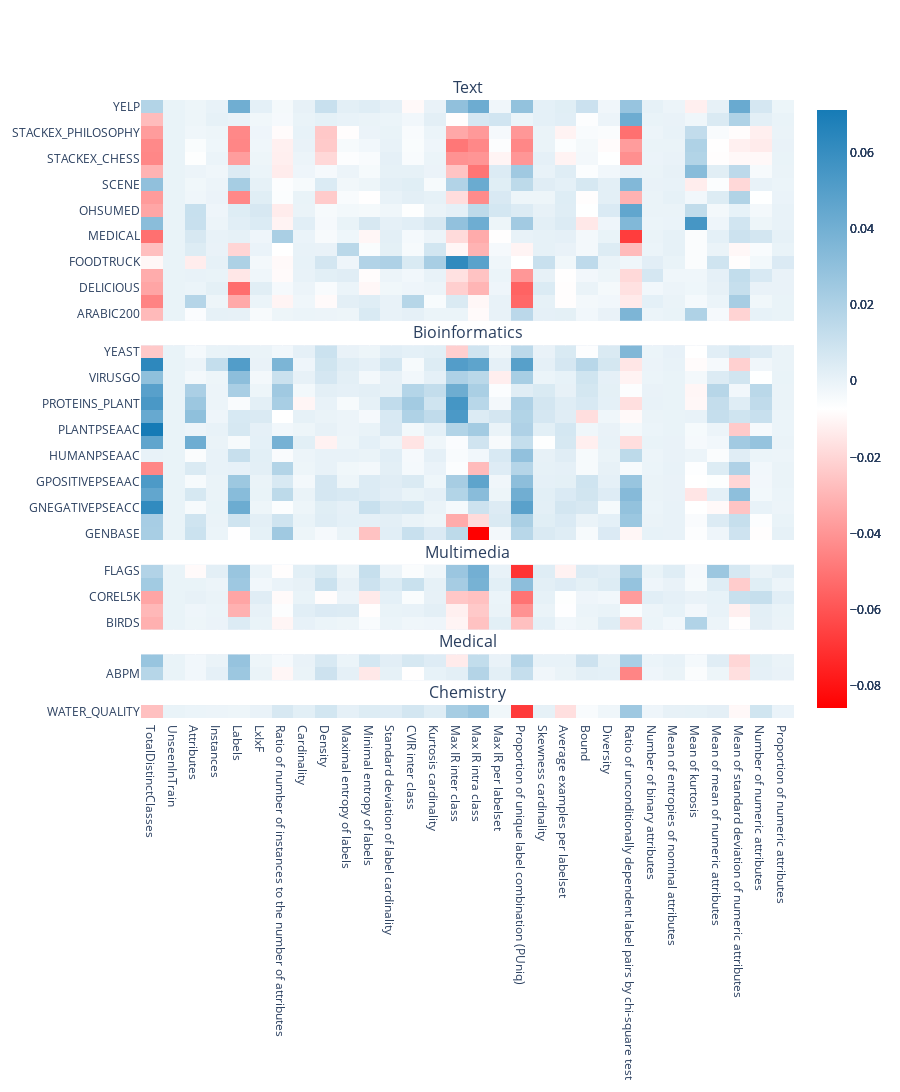

Notebook source saved alongside this figure:
### Code cell
import numpy as np
import pandas as pd
from plotly.subplots import make_subplots
import plotly.graph_objects as go

feature_names = pd.read_csv('../processed_data/metafeatures.csv', index_col=0).columns
dataset_names = pd.read_csv('../processed_data/HAMMING LOSS example based/regression/performance.csv', index_col=0).index
domains = {
    "Text": ["ARABIC200", "BIBTEX", "ENRON", "FOODTRUCK", "LANGLOG", "MEDICAL", "NG20", "OHSUMED", "REUTERSK500", "SCENE", "STACKEX_CHESS", "STACKEX_CS", "STACKEX_PHILOSOPHY", "TMC2007_500", "YELP", "DELICIOUS", "SLASHDOT"],
    "Bioinformatics": ["GENBASE", "GNEGATIVEGO", "GNEGATIVEPSEACC", "GPOSITIVEGO", "GPOSITIVEPSEAAC", "HUMANGO", "HUMANPSEAAC", "PLANTGO", "PLANTPSEAAC", "PROTEINS_HUMAN", "PROTEINS_PLANT", "PROTEINS_VIRUS", "VIRUSGO", "VIRUS_PSEAAC", "YEAST"],
    "Multimedia": ["BIRDS", "CAL500", "COREL5K", "EMOTIONS", "FLAGS"],
    "Medical": ["CHD_49", "ABPM"],
    "Chemistry": ["WATER_QUALITY"]
}

# Function to calculate heights for subplots based on domain data
def get_heights(domains, df_fimps, row_height=30):
    return [len(df_fimps.loc[df_fimps.index.intersection(domain_datasets)]) * row_height for domain, domain_datasets in domains.items()]

def generate_plot(df_fimps, domains):
    # Create subplot figure with variable row heights
    fig = make_subplots(
        rows=len(domains),
        cols=1,
        shared_xaxes=True,
        vertical_spacing=0.04,
        subplot_titles=list(domains.keys()),
        row_heights=get_heights(domains, df_fimps)
    )

    # Determine global zmin and zmax for consistent color scaling across all plots
    zmin = df_fimps.min().min()
    zmax = df_fimps.max().max()

    # Adding heatmaps to each subplot
    for i, (domain, domain_datasets) in enumerate(domains.items(), start=1):
        domain_data = df_fimps.loc[df_fimps.index.intersection(domain_datasets)]
        fig.add_trace(
            go.Heatmap(
                z=domain_data.values,
                x=domain_data.columns,
                y=domain_data.index,
                colorscale=[[0, 'red'], [0.5, 'white'], [1, '#167bb6']],  # Teal pastel blue
                zmin=zmin,
                zmax=zmax,
                name=domain
            ),
            row=i, col=1
        )

    # Update layout to make the figure more readable and give equal space for each subplot
    fig.update_layout(
        # title='SHAP Values Heatmap by Domain',
        height=sum(get_heights(domains, df_fimps)),  # Set total height based on the sum of heights
        width=900,
        autosize=True
    )

    fig.show()
    fig.write_image("../figures/fimps_macro_f1_R_MO.pdf")

def get_data_regression_multi(metric, seed, run_id):
    learning_task = 'regression'
    task_output = 'multi'

    algo_portfolio = np.load(f'../processed_data/{metric}/algo_portfolio.npy', allow_pickle=True)
    # print(algo_portfolio)
    data = []

    AS_file = f"../{run_id}/seed_{seed}/{metric}/AS.csv"
    predicted_algo = pd.read_csv(AS_file)['AS-R-MO_algo_name']
    for fold in range(40):
        predicted_algo_fold = predicted_algo.iloc[fold]
        predicted_algo_fold_idx = list(algo_portfolio).index(predicted_algo_fold)
        shap_algo_fold_file_path = f"../{run_id}/seed_{seed}/{metric}/{learning_task}/{task_output}/shap/test_shap_fold_{fold}.npy"
        shap_algo_fold = np.load(shap_algo_fold_file_path)[predicted_algo_fold_idx]
        data.append(shap_algo_fold[0])
    return pd.DataFrame(data, index=dataset_names, columns=feature_names)


for metric in ["MACRO F1"]:
    # settings
    # metric = "AUCROC MICRO"
    # metric = "HAMMING LOSS example based"
    seed = 42
    print(metric)
    run_id = "results"

    df_fimps = get_data_regression_multi(metric, seed, run_id)
    # print(df_fimps)
    # df_fimps = df_fimps.abs()
    # df_fimps = df_fimps.rank(axis=1, method='min', ascending=False)
    # print(df_fimps)
    
    generate_plot(df_fimps, domains)

### Figure 1 — Plotly figure (JSON) as saved in the notebook; plotly's stock layout.template omitted (floating-point values rounded to 4 significant figures; data arrays with more than 128 entries replaced by an {"elided": "..."} marker saying what was removed)
{"data": [{"colorscale": [[0, "red"], [0.5, "white"], [1, "#167bb6"]], "name": "Text", "type": "heatmap", "x": ["TotalDistinctClasses", "UnseenInTrain", "Attributes", "Instances", "Labels", "LxIxF", "Ratio of number of instances to the number of attributes", "Cardinality", "Density", "Maximal entropy of labels", "Minimal entropy of labels", "Standard deviation of label cardinality", "CVIR inter class", "Kurtosis cardinality", "Max IR inter class", "Max IR intra class", "Max IR per labelset", "Proportion of unique label combination (PUniq)", "Skewness cardinality", "Average examples per labelset", "Bound", "Diversity", "Ratio of unconditionally dependent label pairs by chi-square test", "Number of binary attributes", "Mean of entropies of nominal attributes", "Mean of kurtosis", "Mean of mean of numeric attributes", "Mean of standard deviation of numeric attributes", "Number of numeric attributes", "Proportion of numeric attributes"], "xaxis": "x", "y": ["ARABIC200", "BIBTEX", "DELICIOUS", "ENRON", "FOODTRUCK", "LANGLOG", "MEDICAL", "NG20", "OHSUMED", "REUTERSK500", "SCENE", "SLASHDOT", "STACKEX_CHESS", "STACKEX_CS", "STACKEX_PHILOSOPHY", "TMC2007_500", "YELP"], "yaxis": "y", "z": {"elided": "17x30 float values"}, "zmax": 0.07121, "zmin": -0.08579}, {"colorscale": [[0, "red"], [0.5, "white"], [1, "#167bb6"]], "name": "Bioinformatics", "type": "heatmap", "x": ["TotalDistinctClasses", "UnseenInTrain", "Attributes", "Instances", "Labels", "LxIxF", "Ratio of number of instances to the number of attributes", "Cardinality", "Density", "Maximal entropy of labels", "Minimal entropy of labels", "Standard deviation of label cardinality", "CVIR inter class", "Kurtosis cardinality", "Max IR inter class", "Max IR intra class", "Max IR per labelset", "Proportion of unique label combination (PUniq)", "Skewness cardinality", "Average examples per labelset", "Bound", "Diversity", "Ratio of unconditionally dependent label pairs by chi-square test", "Number of binary attributes", "Mean of entropies of nominal attributes", "Mean of kurtosis", "Mean of mean of numeric attributes", "Mean of standard deviation of numeric attributes", "Number of numeric attributes", "Proportion of numeric attributes"], "xaxis": "x2", "y": ["GENBASE", "GNEGATIVEGO", "GNEGATIVEPSEACC", "GPOSITIVEGO", "GPOSITIVEPSEAAC", "HUMANGO", "HUMANPSEAAC", "PLANTGO", "PLANTPSEAAC", "PROTEINS_HUMAN", "PROTEINS_PLANT", "PROTEINS_VIRUS", "VIRUSGO", "VIRUS_PSEAAC", "YEAST"], "yaxis": "y2", "z": {"elided": "15x30 float values"}, "zmax": 0.07121, "zmin": -0.08579}, {"colorscale": [[0, "red"], [0.5, "white"], [1, "#167bb6"]], "name": "Multimedia", "type": "heatmap", "x": ["TotalDistinctClasses", "UnseenInTrain", "Attributes", "Instances", "Labels", "LxIxF", "Ratio of number of instances to the number of attributes", "Cardinality", "Density", "Maximal entropy of labels", "Minimal entropy of labels", "Standard deviation of label cardinality", "CVIR inter class", "Kurtosis cardinality", "Max IR inter class", "Max IR intra class", "Max IR per labelset", "Proportion of unique label combination (PUniq)", "Skewness cardinality", "Average examples per labelset", "Bound", "Diversity", "Ratio of unconditionally dependent label pairs by chi-square test", "Number of binary attributes", "Mean of entropies of nominal attributes", "Mean of kurtosis", "Mean of mean of numeric attributes", "Mean of standard deviation of numeric attributes", "Number of numeric attributes", "Proportion of numeric attributes"], "xaxis": "x3", "y": ["BIRDS", "CAL500", "COREL5K", "EMOTIONS", "FLAGS"], "yaxis": "y3", "z": {"elided": "5x30 float values"}, "zmax": 0.07121, "zmin": -0.08579}, {"colorscale": [[0, "red"], [0.5, "white"], [1, "#167bb6"]], "name": "Medical", "type": "heatmap", "x": ["TotalDistinctClasses", "UnseenInTrain", "Attributes", "Instances", "Labels", "LxIxF", "Ratio of number of instances to the number of attributes", "Cardinality", "Density", "Maximal entropy of labels", "Minimal entropy of labels", "Standard deviation of label cardinality", "CVIR inter class", "Kurtosis cardinality", "Max IR inter class", "Max IR intra class", "Max IR per labelset", "Proportion of unique label combination (PUniq)", "Skewness cardinality", "Average examples per labelset", "Bound", "Diversity", "Ratio of unconditionally dependent label pairs by chi-square test", "Number of binary attributes", "Mean of entropies of nominal attributes", "Mean of kurtosis", "Mean of mean of numeric attributes", "Mean of standard deviation of numeric attributes", "Number of numeric attributes", "Proportion of numeric attributes"], "xaxis": "x4", "y": ["ABPM", "CHD_49"], "yaxis": "y4", "z": [[0.0173, 3.46e-06, -0.002628, 0.001354, 0.02608, -7.34e-05, -0.009973, -0.0001117, 0.009668, 0.001523, -0.01429, 0.001212, -0.007537, 0.0006537, 0.00225, 0.01801, 0.002129, 0.01216, -0.002128, -4.941e-05, 0.002219, 0.001689, -0.04477, -0.001621, -0.0002382, -0.005604, -0.001063, -0.01708, 0.001482, 0.0002927], [0.0274, 6.458e-05, -0.002634, -0.0001513, 0.02821, -0.001193, -0.00396, 0.0002175, 0.005847, -0.0006435, 0.007134, 0.002641, 0.006609, 0.003857, -0.01357, 0.01311, 0.0001872, 0.01755, 0.0003203, 0.0005845, 0.009726, 0.001216, 0.02121, -0.0004632, 0.0004656, -0.003586, 0.003232, -0.01979, 0.001881, -0.0002186]], "zmax": 0.07121, "zmin": -0.08579}, {"colorscale": [[0, "red"], [0.5, "white"], [1, "#167bb6"]], "name": "Chemistry", "type": "heatmap", "x": ["TotalDistinctClasses", "UnseenInTrain", "Attributes", "Instances", "Labels", "LxIxF", "Ratio of number of instances to the number of attributes", "Cardinality", "Density", "Maximal entropy of labels", "Minimal entropy of labels", "Standard deviation of label cardinality", "CVIR inter class", "Kurtosis cardinality", "Max IR inter class", "Max IR intra class", "Max IR per labelset", "Proportion of unique label combination (PUniq)", "Skewness cardinality", "Average examples per labelset", "Bound", "Diversity", "Ratio of unconditionally dependent label pairs by chi-square test", "Number of binary attributes", "Mean of entropies of nominal attributes", "Mean of kurtosis", "Mean of mean of numeric attributes", "Mean of standard deviation of numeric attributes", "Number of numeric attributes", "Proportion of numeric attributes"], "xaxis": "x5", "y": ["WATER_QUALITY"], "yaxis": "y5", "z": [[-0.02666, -8.252e-07, -0.0006201, -0.001004, -0.001214, 0.0002515, 0.006158, 0.002341, 0.007767, 0.001534, 0.004032, 0.00373, 0.007485, 0.003616, 0.02257, 0.02703, -0.002289, -0.06806, 0.001205, -0.01722, -0.004846, -0.001847, 0.02543, -0.001397, 0.0008335, 0.001102, 0.001941, -0.009372, 0.00843, -0.000316]], "zmax": 0.07121, "zmin": -0.08579}], "layout": {"annotations": [{"font": {"size": 16}, "showarrow": false, "text": "Text", "x": 0.5, "xanchor": "center", "xref": "paper", "y": 1, "yanchor": "bottom", "yref": "paper"}, {"font": {"size": 16}, "showarrow": false, "text": "Bioinformatics", "x": 0.5, "xanchor": "center", "xref": "paper", "y": 0.603, "yanchor": "bottom", "yref": "paper"}, {"font": {"size": 16}, "showarrow": false, "text": "Multimedia", "x": 0.5, "xanchor": "center", "xref": "paper", "y": 0.248, "yanchor": "bottom", "yref": "paper"}, {"font": {"size": 16}, "showarrow": false, "text": "Medical", "x": 0.5, "xanchor": "center", "xref": "paper", "y": 0.103, "yanchor": "bottom", "yref": "paper"}, {"font": {"size": 16}, "showarrow": false, "text": "Chemistry", "x": 0.5, "xanchor": "center", "xref": "paper", "y": 0.021, "yanchor": "bottom", "yref": "paper"}], "autosize": true, "height": 1200, "width": 900, "xaxis": {"anchor": "y", "domain": [0, 1], "matches": "x5", "showticklabels": false}, "xaxis2": {"anchor": "y2", "domain": [0, 1], "matches": "x5", "showticklabels": false}, "xaxis3": {"anchor": "y3", "domain": [0, 1], "matches": "x5", "showticklabels": false}, "xaxis4": {"anchor": "y4", "domain": [0, 1], "matches": "x5", "showticklabels": false}, "xaxis5": {"anchor": "y5", "domain": [0, 1]}, "yaxis": {"anchor": "x", "domain": [0.643, 1]}, "yaxis2": {"anchor": "x2", "domain": [0.288, 0.603]}, "yaxis3": {"anchor": "x3", "domain": [0.143, 0.248]}, "yaxis4": {"anchor": "x4", "domain": [0.061, 0.103]}, "yaxis5": {"anchor": "x5", "domain": [0, 0.021]}}}
